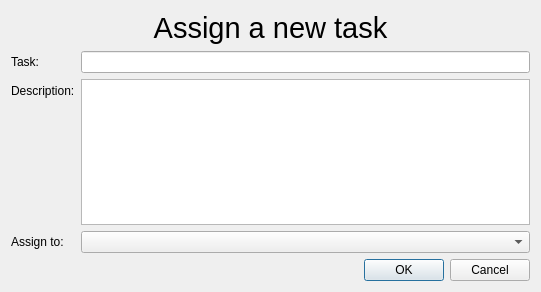
<?xml version="1.0" encoding="UTF-8"?>
<ui version="4.0">
 <class>NewFormDialog</class>
 <widget class="QDialog" name="NewFormDialog">
  <property name="geometry">
   <rect>
    <x>0</x>
    <y>0</y>
    <width>541</width>
    <height>292</height>
   </rect>
  </property>
  <property name="windowTitle">
   <string>Dialog</string>
  </property>
  <layout class="QVBoxLayout" name="verticalLayout">
   <item>
    <widget class="QLabel" name="formTitle">
     <property name="sizePolicy">
      <sizepolicy hsizetype="Preferred" vsizetype="Maximum">
       <horstretch>0</horstretch>
       <verstretch>0</verstretch>
      </sizepolicy>
     </property>
     <property name="font">
      <font>
       <pointsize>22</pointsize>
      </font>
     </property>
     <property name="text">
      <string>Assign a new task</string>
     </property>
     <property name="alignment">
      <set>Qt::AlignHCenter|Qt::AlignTop</set>
     </property>
    </widget>
   </item>
   <item>
    <layout class="QFormLayout" name="formLayout">
     <item row="0" column="0">
      <widget class="QLabel" name="taskLabel">
       <property name="text">
        <string>Task:</string>
       </property>
      </widget>
     </item>
     <item row="0" column="1">
      <widget class="QLineEdit" name="taskFill"/>
     </item>
     <item row="1" column="0">
      <widget class="QLabel" name="descLabel">
       <property name="text">
        <string>Description:</string>
       </property>
      </widget>
     </item>
     <item row="1" column="1">
      <widget class="QTextEdit" name="descFill"/>
     </item>
     <item row="2" column="0">
      <widget class="QLabel" name="assignLabel">
       <property name="text">
        <string>Assign to:</string>
       </property>
      </widget>
     </item>
     <item row="2" column="1">
      <widget class="QComboBox" name="assignComboBox"/>
     </item>
    </layout>
   </item>
   <item>
    <widget class="QDialogButtonBox" name="buttonBox">
     <property name="orientation">
      <enum>Qt::Horizontal</enum>
     </property>
     <property name="standardButtons">
      <set>QDialogButtonBox::Cancel|QDialogButtonBox::Ok</set>
     </property>
    </widget>
   </item>
  </layout>
 </widget>
 <resources/>
 <connections>
  <connection>
   <sender>buttonBox</sender>
   <signal>rejected()</signal>
   <receiver>NewFormDialog</receiver>
   <slot>reject()</slot>
   <hints>
    <hint type="sourcelabel">
     <x>387</x>
     <y>273</y>
    </hint>
    <hint type="destinationlabel">
     <x>305</x>
     <y>287</y>
    </hint>
   </hints>
  </connection>
 </connections>
</ui>
